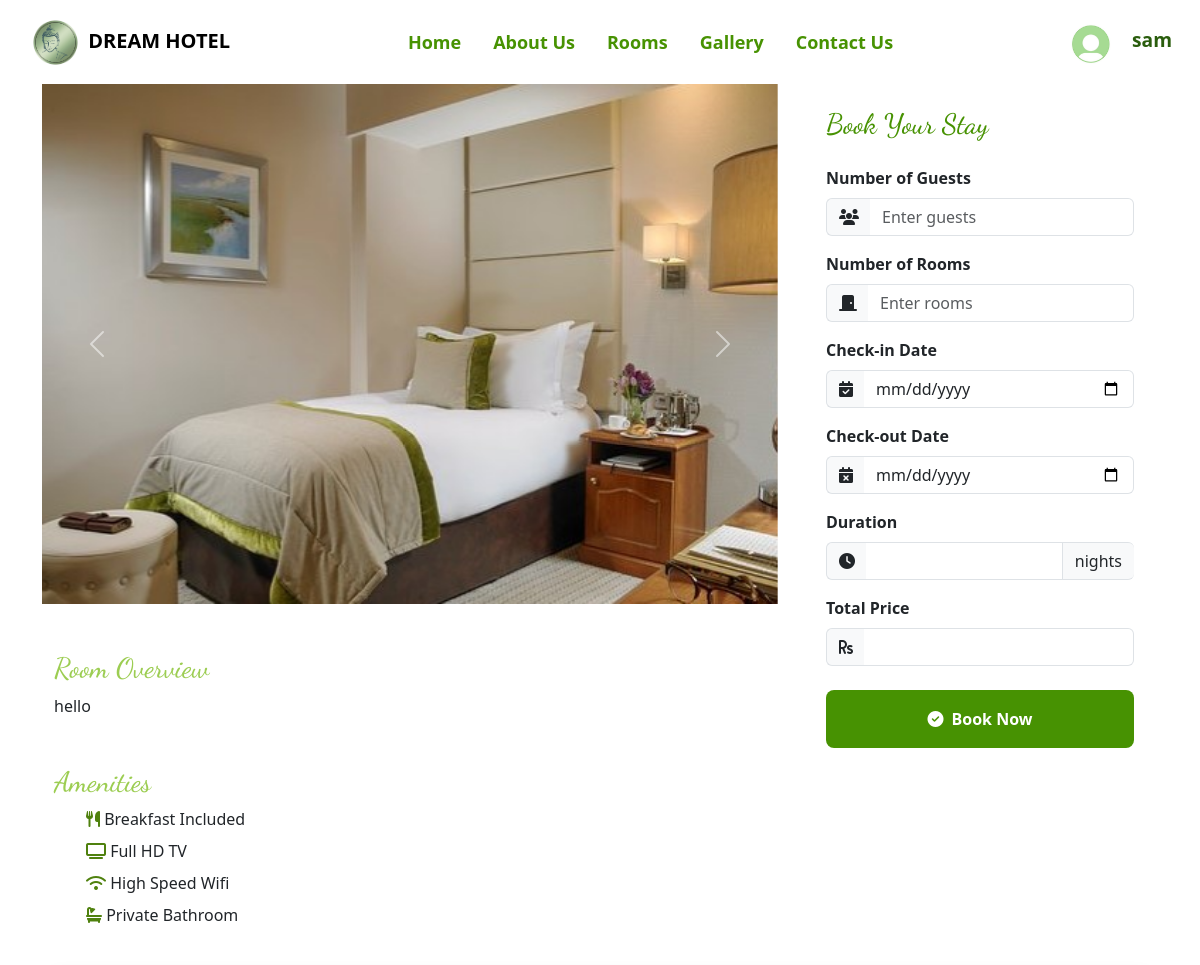
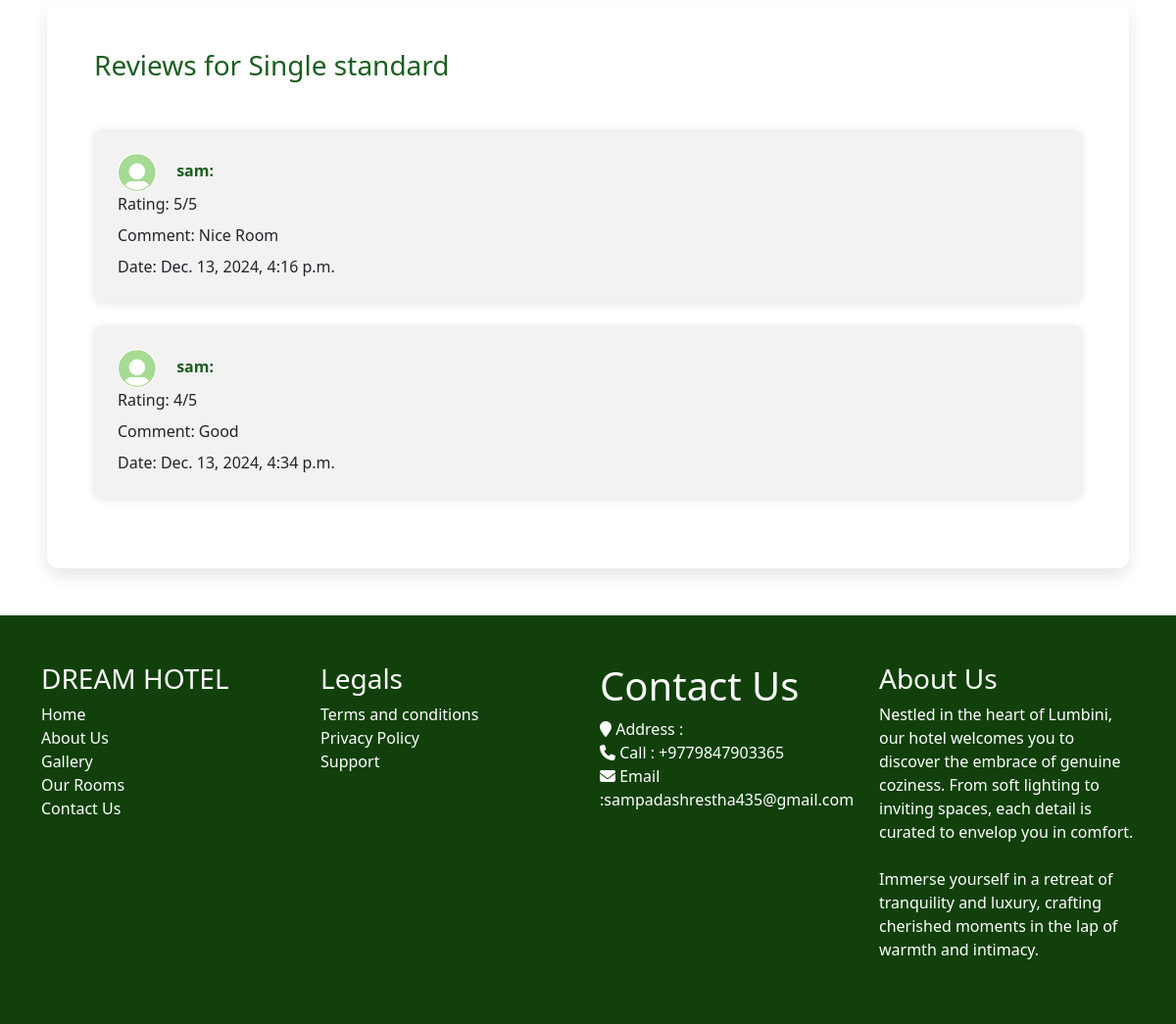
Screenshot of /book/2 (signed in) with the database file from the repository (2 pictures, top to bottom).
### main/models.py (models this page shows, shortened)
class Room(models.Model):
    ROOM_TYPES = [('single', 'Single'), ('double', 'Double'), ('triple', 'triple')]
    title=models.TextField(default="null")
    room_type = models.CharField(max_length=50, choices=ROOM_TYPES)
    price_per_night = models.DecimalField(max_digits=10, decimal_places=2)
    max_guests = models.IntegerField()
    total_rooms = models.PositiveIntegerField(default=0)
    description = models.TextField(blank=True)
    images=models.ImageField(default=" ",upload_to='images')
    image2=models.ImageField(default=" ",upload_to='images')
    image3=models.ImageField(default=" ",upload_to='images')
    image4=models.ImageField(default=" ",upload_to='images')

class Review(models.Model):
    booking = models.OneToOneField(Booking, on_delete=models.CASCADE, related_name="reviews",null=True)
    user = models.ForeignKey(User, on_delete=models.CASCADE, related_name="reviews",null=True)
    room = models.ForeignKey(Room, on_delete=models.CASCADE, related_name="reviews",null=True)
    rating = models.PositiveIntegerField(default=5, choices=[(i, i) for i in range(1, 6)])
    comment = models.TextField(blank=True)
    review_date = models.DateTimeField(auto_now_add=True)

### main/views.py (the view, shortened to what this page needs)
# urls.py: path("book/<int:room_id>",bookrooms,name="bookrooms"),
@login_required(login_url='login')
def bookrooms(request, room_id):
    room = get_object_or_404(Room, id=room_id)
    total_rooms = room.total_rooms  # Total rooms for this room type
    max_guests_per_room = room.max_guests  # Maximum guests allowed per room
    reviews=Review.objects.filter(room=room)
    return render(request, 'main/bookrooms.html', {'room': room,'reviews':reviews})

### main/context_processors.py (called while the page is built)
def user_profile(request):
    if request.user.is_authenticated:
        try:
            profile = GuestProfile.objects.get(user=request.user)
            return {'profile': profile}
        except GuestProfile.DoesNotExist:
            return {'profile': None}
    return {}

### main/templates/main/bookrooms.html (shortened to what this page needs)
{% extends "base.html" %}
{% load static %}
{% block contents %}
<div class="container">
    <div class="row">
      <div class="col-lg-8 col-md-8 col-sm-12">
        <div id="carouselExample" class="carousel slide">
          <div class="carousel-inner">
            <div class="carousel-item active">
              <img src="{{room.images.url}}" class="d-block w-100 roomimg" alt="...">
            </div>
          </div>
          <button class="carousel-control-prev" type="button" data-bs-target="#carouselExample" data-bs-slide="prev">
            <span class="carousel-control-prev-icon" aria-hidden="true"></span>
          </button>
          <button class="carousel-control-next" type="button" data-bs-target="#carouselExample" data-bs-slide="next">
            <span class="carousel-control-next-icon" aria-hidden="true"></span>
          </button>
        </div>
        <div class="container my-5">
          <h3 data-aos="zoom-out" data-aos-duration="1000" style="font-family:'Dancing Script', cursive; color:rgb(156, 205, 82)">Room Overview </h3>
          <p>{{room.description}}</p>
        </div>
        <div class="container">
          <h3 data-aos="fade-up" data-aos-duration="1000" style="font-family:'Dancing Script', cursive; color:rgb(156, 205, 82)">Amenities </h3>
          <ul>
            <li data-aos="fade-up" data-aos-duration="1000" style="list-style: none;" class="mt-2"><i class="fa-solid fa-utensils stay"></i>  Breakfast Included
            </li>
            <li data-aos="fade-up" data-aos-duration="1000" style="list-style: none;" class="mt-2"><i class="fa-solid fa-tv stay"></i>  Full HD TV</li>
            <li data-aos="fade-up" data-aos-duration="1000" style="list-style: none;" class="mt-2"> <i class="fa-solid fa-wifi stay"></i>  High Speed Wifi</li>
            <li data-aos="fade-up" data-aos-duration="1000" style="list-style: none;" class="mt-2"><i class="fas fa-bath stay"></i>  Private Bathroom</li>
          </ul>
        </div>
      </div>
      <div class="col-lg-4 col-md-4 col-sm-12">
        <div class="card border-0 rounded-4">
            <div class="card-body p-4">
                <h3 class="custom-green mb-4" style="font-family: 'Dancing Script', cursive;">Book Your Stay</h3>
                <form action="" method="POST">
                    <div class="mb-3">
                        <label for="guests" class="form-label fw-bold">Number of Guests</label>
                        <div class="input-group">
                            <span class="input-group-text"><i class="fas fa-users"></i></span>
                            <input type="number" class="form-control" id="guests" name="guests"
                                placeholder="Enter guests" required min="1" >
                        </div>
                    </div>
                    <div class="mb-3">
                        <label for="rooms" class="form-label fw-bold">Number of Rooms</label>
                        <div class="input-group">
                            <span class="input-group-text"><i class="fas fa-door-closed"></i></span>
                            <input type="number" class="form-control" id="rooms" name="booked_rooms"
                                placeholder="Enter rooms" required min="1">
                        </div>
                    </div>
                    <div class="mb-3">
                        <label for="start_date" class="form-label fw-bold">Check-in Date</label>
                        <div class="input-group">
                            <span class="input-group-text"><i class="fas fa-calendar-check"></i></span>
                            <input type="date" class="form-control" id="start_date" name="check_in_date" required>
                        </div>
                    </div>
                    <div class="mb-3">
                        <label for="end_date" class="form-label fw-bold">Check-out Date</label>
                        <div class="input-group">
                            <span class="input-group-text"><i class="fas fa-calendar-times"></i></span>
                            <input type="date" class="form-control" id="end_date" name="check_out_date" required>
                        </div>
                    </div>
                    <div class="mb-3">
                        <label for="number_of_days" class="form-label fw-bold">Duration</label>
                        <div class="input-group">
                            <span class="input-group-text"><i class="fas fa-clock"></i></span>
                            <input type="text" class="form-control" id="number_of_days" name="bookedrooms" readonly>
                            <span class="input-group-text">nights</span>
                        </div>
                    </div>
                    <div class="mb-4">
                        <label for="price" class="form-label fw-bold">Total Price</label>
                        <div class="input-group">
                            <span class="input-group-text"><i class="fas fa-rupee-sign"></i></span>
                            <input type="text" class="form-control" id="price" name="price" readonly>
                        </div>
                    </div>
                    <button type="submit" class="btn w-100 py-3 rounded-3 fw-bold custom-btn">
                        <i class="fas fa-check-circle me-2"></i>Book Now
                    </button>
                </form>
            </div>
        </div>
    </div>
</div>
</div>
<div class="container12 mx-5 mt-4">
  <h3 class="text-green mb-5">Reviews for {{ room.title }}</h1>
  {% if reviews %}
  <ul class="review-list">
      {% for review in reviews %}
      <li class="review-item">
        <img
        src="{% if profile.profile_picture %}{{ profile.profile_picture.url }}{% else %}{% static 'images/default-profile.jpg' %}{% endif %}"
        alt="Profile Photo"
        class="profile-photo me-3"
        style="width: 40px; height: 40px; border-radius: 50%; object-fit: cover; color:black">
          <strong class="text-green">{{ review.user.username }}:</strong>
          <p class="mb-2">Rating: {{ review.rating }}/5</p>
          <p class="mb-2">Comment: {{ review.comment }}</p>
          <p class="mb-0">Date: {{ review.review_date }}</p>
      </li>
      {% endfor %}
  </ul>
  {% else %}
  <p class="text-center text-green">No reviews yet.</p>
  {% endif %}
</div>
      </div>
{% endblock contents %}

### main/templates/base.html (shortened to what this page needs)
<!doctype html>
{% load static %}
<html lang="en">
  <head>
   <link rel="stylesheet" href="https://cdnjs.cloudflare.com/ajax/libs/fancybox/2.1.5/jquery.fancybox.min.css"
      media="screen">
    <link href="https://cdn.jsdelivr.net/npm/bootstrap@5.3.3/dist/css/bootstrap.min.css" rel="stylesheet">
    <link href="https://unpkg.com/aos@2.3.1/dist/aos.css" rel="stylesheet">
    <link rel="stylesheet" href="{% static 'css/st.css' %}">
    <link rel="stylesheet" href="https://cdnjs.cloudflare.com/ajax/libs/font-awesome/6.6.0/css/all.min.css" />
    <link href="https://cdnjs.cloudflare.com/ajax/libs/bootstrap-icons/1.10.5/font/bootstrap-icons.min.css" rel="stylesheet">
    <link rel="stylesheet" href="https://cdn.jsdelivr.net/npm/flatpickr/dist/flatpickr.min.css">
    <link rel="stylesheet" href="https://cdn.jsdelivr.net/npm/alertifyjs/build/css/alertify.min.css"/>
    <link rel="stylesheet" href="https://cdn.jsdelivr.net/npm/alertifyjs/build/css/themes/default.min.css"/>
   </head>
  <body>
    <nav class="navbar navbar-expand-lg bg-white navy">
        <div class="container-fluid">
          <a class="navbar-brand mx-3" href="#"><img src="{% static 'images/DREAMh.png' %}" style="max-width: 100%; max-height:55px;"><b> DREAM HOTEL</b></a>
         <div class="collapse navbar-collapse" id="navbarSupportedContent">
            <ul class="navbar-nav me-auto mx-auto gap-3 mb-2 mb-lg-0">
               <li class="nav-item ">
                  <a class="nav-link " href="{% url 'home' %}">Home</a>
               </li>
               <li class="nav-item">
                  <a class="nav-link "  href="{% url 'aboutus' %}">About Us</a>
               </li>
               <li class="nav-item">
                  <a class="nav-link" href="{% url 'rooms' %}">Rooms</a>
               </li>
               <li class="nav-item">
                  <a class="nav-link" href="{% url 'gallery' %}">Gallery</a>
               </li>
               <li class="nav-item">
                  <a class="nav-link " href="{% url 'contact' %}">Contact Us</a>
               </li>
            </ul>
            <div class="d-flex px-3 py-1 gap-3">
               {% if request.user.is_authenticated %}
               <h1 class="mt-2 username">
                  <a href="{% url 'user_information' %}" style="text-decoration: none;">
                     {% if profile.profile_picture %}
                     <img
                         src="{{ profile.profile_picture.url }}"
                         alt="Profile Photo"
                         class="profile-photo me-3"
                         style="width: 40px; height: 40px; border-radius: 50%; object-fit: cover; color:black"
                     />
                 {% else %}
                     <img
                         src="{% static 'images/default-profile.jpg' %}"
                         alt="Default Profile Photo"
                         class="profile-photo me-3 mt-1"
                         style="width: 40px; height: 40px; border-radius: 50%; object-fit: cover; color:black"
                     />
                 {% endif %}
                    <span style="color:rgb(42, 93, 13)">{{ request.user.username }}</span>
                  </a>
                </h1>
               {% endif %}
         </div>
         </div>
      </div>
   </nav>
<div class="all">
  {% block contents %}
 {% endblock contents %}
<div class="footer_section layout_padding" data-aos="fade-up" data-aos-duration="1000">
   <div class="container mt-5 py-5">
      <div class="row">
         <div class="col-lg-3 col-sm-6">
            <h3 class="useful_text">DREAM HOTEL</h3>
            <div class="footer_menu">
               <ul style="list-style-type: none;padding-left: 0;">
                  <li><a href="{% url 'home' %}" class="link">Home</a></li>
                  <li><a href="{% url 'aboutus' %}" class="link">About Us</a></li>
                  <li><a href="{% url 'gallery' %}" class="link">Gallery</a></li>
                  <li><a href="{% url 'rooms' %}" class="link">Our Rooms</a></li>
                  <li><a href="{% url 'contact' %}" class="link">Contact Us</a></li>
               </ul>
            </div>
         </div>
         <div class="col-lg-3 col-sm-6">
            <h3 class="useful_text">Legals</h3>
            <div class="footer_menu">
               <ul style="list-style-type: none; padding-left: 0;">
                  <li><a href="#" class="link">Terms and conditions</a></li>
                  <li><a href="#" class="link">Privacy Policy</a></li>
                  <li><a href="#" class="link">Support</a></li>
               </ul>
            </div>
         </div>
         <div class="col-lg-3 col-sm-6">
            <h1 class="useful_text">Contact Us</h1>
            <div class="location_text">
               <ul style="list-style-type: none; padding-left: 0;">
                  <li>
                        <i class="fa fa-map-marker" aria-hidden="true"></i><span class="padding_left_10"> Address :
                           </span>
                  </li>
                  <li>
                        <i class="fa fa-phone" aria-hidden="true"></i><span class="padding_left_10"> Call :
                           +9779847903365</span>
                  </li>
                  <li>
                        <i class="fa fa-envelope" aria-hidden="true"></i><span class="padding_left_10"> Email :sampadashrestha435@gmail.com</span>
                  </li>
               </ul>
            </div>
         </div>
         <div class="col-lg-3 col-sm-6">
            <h3 class="useful_text">About Us</h3>
            <p class="footer_text">Nestled in the heart of Lumbini, our hotel welcomes you to discover the embrace of genuine coziness. From soft lighting to inviting spaces, each detail is curated to envelop you in comfort.<br><br> Immerse yourself in a retreat of tranquility and luxury, crafting cherished moments in the lap of warmth and intimacy. </p>
         </div>
      </div>
   </div>
</div>
</body>
</html>

### main/static/css/st.css (style rules this page uses)
* { font-family:system-ui, -apple-system, BlinkMacSystemFont, 'Segoe UI', Roboto, Oxygen, Ubuntu, Cantarell, 'Open Sans', 'Helvetica Neue', sans-serif }
.navbar-brand { font-size:20px; }
.nav-link { color:rgb(71, 146, 2); font-weight: 600; font-size: large; }
.footer_section { color:white; background-color: rgb(17, 64, 10); }
.link { color: inherit; text-decoration: none; }
.stay { text-decoration: none; color:#4f810e }
.roomimg { height: 100%; width: 100%; height: 65vh; object-fit: cover; }

### main/templates/base.html (style rules this page uses)
.username { font-size: 1.2rem; font-weight: bold; text-decoration: none; color:rgb(42, 93, 13) !important }

### main/templates/main/bookrooms.html (style rules this page uses)
.container12 { padding: 3rem; background-color: #fff; border-radius: 0.75rem; box-shadow: 0 0.5rem 1rem rgba(0, 0, 0, 0.1); }
.text-green { color: #1b5e20; }
.review-list { list-style-type: none; padding: 0; }
.review-item { background-color: #f2f2f2; padding: 1.5rem; border-radius: 0.5rem; margin-bottom: 1.5rem; box-shadow: 0 0.125rem 0.5rem rgba(0, 0, 0, 0.1); }
.custom-green { color: rgb(71, 146, 2); }
.custom-btn { background-color: rgb(71, 146, 2); color: white; }
.carousel-item img { transition: transform 0.3s ease-in-out; }
.input-group-text { background-color: #f8f9fa; border-right: none; }
.form-control { border-left: none; }

### rows the page displays
Room: images (picture), description "hello", title "Single standard"
Review: user.username "sam", rating "5", comment "Nice Room", review_date "Dec. 13, 2024, 4:16 p.m."
Review: user.username "sam", rating "4", comment "Good", review_date "Dec. 13, 2024, 4:34 p.m."

### other values shown
{{ request.user.username }} "sam"
